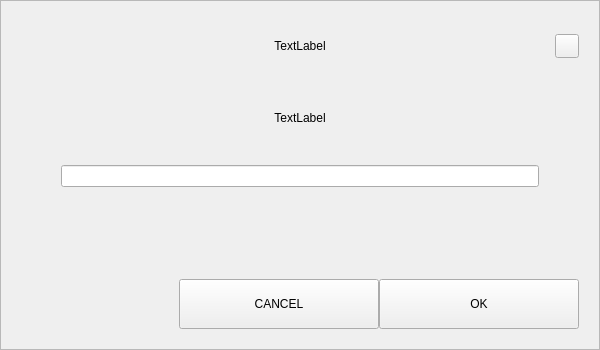
<?xml version="1.0" encoding="UTF-8"?>
<ui version="4.0">
 <class>AddNewContactDialog</class>
 <widget class="QDialog" name="AddNewContactDialog">
  <property name="geometry">
   <rect>
    <x>0</x>
    <y>0</y>
    <width>600</width>
    <height>350</height>
   </rect>
  </property>
  <property name="windowTitle">
   <string>Dialog</string>
  </property>
  <layout class="QVBoxLayout" name="verticalLayout_4">
   <property name="spacing">
    <number>0</number>
   </property>
   <property name="leftMargin">
    <number>0</number>
   </property>
   <property name="topMargin">
    <number>0</number>
   </property>
   <property name="rightMargin">
    <number>0</number>
   </property>
   <property name="bottomMargin">
    <number>0</number>
   </property>
   <item>
    <widget class="QFrame" name="frame">
     <property name="frameShape">
      <enum>QFrame::StyledPanel</enum>
     </property>
     <property name="frameShadow">
      <enum>QFrame::Raised</enum>
     </property>
     <layout class="QVBoxLayout" name="verticalLayout_3">
      <property name="spacing">
       <number>0</number>
      </property>
      <property name="leftMargin">
       <number>20</number>
      </property>
      <property name="topMargin">
       <number>20</number>
      </property>
      <property name="rightMargin">
       <number>20</number>
      </property>
      <property name="bottomMargin">
       <number>20</number>
      </property>
      <item>
       <layout class="QHBoxLayout" name="horizontalLayout_3">
        <property name="spacing">
         <number>0</number>
        </property>
        <item>
         <spacer name="horizontalSpacer_2">
          <property name="orientation">
           <enum>Qt::Horizontal</enum>
          </property>
          <property name="sizeHint" stdset="0">
           <size>
            <width>40</width>
            <height>20</height>
           </size>
          </property>
         </spacer>
        </item>
        <item>
         <widget class="QLabel" name="labelTitle">
          <property name="minimumSize">
           <size>
            <width>0</width>
            <height>50</height>
           </size>
          </property>
          <property name="maximumSize">
           <size>
            <width>16777215</width>
            <height>70</height>
           </size>
          </property>
          <property name="styleSheet">
           <string notr="true">padding-left:24px;</string>
          </property>
          <property name="text">
           <string>TextLabel</string>
          </property>
          <property name="alignment">
           <set>Qt::AlignCenter</set>
          </property>
          <property name="margin">
           <number>7</number>
          </property>
         </widget>
        </item>
        <item>
         <spacer name="horizontalSpacer1">
          <property name="orientation">
           <enum>Qt::Horizontal</enum>
          </property>
          <property name="sizeHint" stdset="0">
           <size>
            <width>40</width>
            <height>20</height>
           </size>
          </property>
         </spacer>
        </item>
        <item>
         <widget class="QPushButton" name="btnEsc">
          <property name="minimumSize">
           <size>
            <width>24</width>
            <height>24</height>
           </size>
          </property>
          <property name="maximumSize">
           <size>
            <width>24</width>
            <height>24</height>
           </size>
          </property>
          <property name="focusPolicy">
           <enum>Qt::NoFocus</enum>
          </property>
          <property name="text">
           <string/>
          </property>
         </widget>
        </item>
       </layout>
      </item>
      <item>
       <spacer name="verticalSpacer">
        <property name="orientation">
         <enum>Qt::Vertical</enum>
        </property>
        <property name="sizeType">
         <enum>QSizePolicy::Fixed</enum>
        </property>
        <property name="sizeHint" stdset="0">
         <size>
          <width>20</width>
          <height>40</height>
         </size>
        </property>
       </spacer>
      </item>
      <item>
       <layout class="QVBoxLayout" name="verticalLayout_2">
        <property name="spacing">
         <number>0</number>
        </property>
        <property name="leftMargin">
         <number>40</number>
        </property>
        <property name="rightMargin">
         <number>40</number>
        </property>
        <item>
         <widget class="QLabel" name="labelMessage">
          <property name="text">
           <string>TextLabel</string>
          </property>
          <property name="alignment">
           <set>Qt::AlignCenter</set>
          </property>
          <property name="wordWrap">
           <bool>true</bool>
          </property>
         </widget>
        </item>
        <item>
         <spacer name="verticalSpacer_5">
          <property name="orientation">
           <enum>Qt::Vertical</enum>
          </property>
          <property name="sizeType">
           <enum>QSizePolicy::Fixed</enum>
          </property>
          <property name="sizeHint" stdset="0">
           <size>
            <width>20</width>
            <height>40</height>
           </size>
          </property>
         </spacer>
        </item>
        <item>
         <layout class="QVBoxLayout" name="verticalLayout">
          <property name="spacing">
           <number>10</number>
          </property>
          <item>
           <widget class="QLineEdit" name="lineEditName"/>
          </item>
         </layout>
        </item>
       </layout>
      </item>
      <item>
       <spacer name="verticalSpacer_2">
        <property name="orientation">
         <enum>Qt::Vertical</enum>
        </property>
        <property name="sizeHint" stdset="0">
         <size>
          <width>20</width>
          <height>40</height>
         </size>
        </property>
       </spacer>
      </item>
      <item>
       <layout class="QHBoxLayout" name="horizontalLayout">
        <property name="spacing">
         <number>0</number>
        </property>
        <item>
         <spacer name="horizontalSpacer">
          <property name="orientation">
           <enum>Qt::Horizontal</enum>
          </property>
          <property name="sizeHint" stdset="0">
           <size>
            <width>40</width>
            <height>20</height>
           </size>
          </property>
         </spacer>
        </item>
        <item>
         <widget class="QPushButton" name="btnCancel">
          <property name="minimumSize">
           <size>
            <width>200</width>
            <height>50</height>
           </size>
          </property>
          <property name="focusPolicy">
           <enum>Qt::NoFocus</enum>
          </property>
          <property name="text">
           <string>CANCEL</string>
          </property>
         </widget>
        </item>
        <item>
         <widget class="QPushButton" name="btnOk">
          <property name="minimumSize">
           <size>
            <width>200</width>
            <height>50</height>
           </size>
          </property>
          <property name="focusPolicy">
           <enum>Qt::NoFocus</enum>
          </property>
          <property name="text">
           <string>OK</string>
          </property>
         </widget>
        </item>
       </layout>
      </item>
     </layout>
    </widget>
   </item>
  </layout>
 </widget>
 <resources/>
 <connections/>
</ui>
